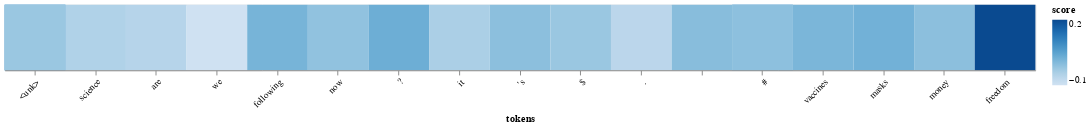

Source (notebook cell):
### Code cell
# wrong prediction
df, tokens = interpret_sentence("Which science are we following now? Today it's $cience.  #covid #vaccines #masks #money #admityouwerewrong #freedom https://t.co/1QihIkgTn6", true_label = 2.0)
visualisation(df, tokens, w=1100)

### Figure 1 — Vega-Lite specification as saved in the notebook (floating-point values rounded to 4 significant figures)
{"config": {"view": {"continuousWidth": 400, "continuousHeight": 300}}, "data": {"name": "data-db87ba33b9bd0d99449a0864de60c970"}, "mark": "rect", "encoding": {"color": {"field": "score", "scale": {"scheme": "blues"}, "type": "quantitative"}, "x": {"axis": {"labelAngle": -45}, "field": "tokens", "sort": ["<unk>", "science", "are", "we", "following", "now", "?", "<unk>", "it", "'s", "$", "<unk>", ".", " ", "#", "<unk>", "#", "vaccines", "#", "masks", "#", "money", "#", "<unk>", "#", "freedom", "<unk>"], "type": "nominal"}}, "height": 70, "width": 1100, "$schema": "https://vega.github.io/schema/vega-lite/v4.17.0.json", "datasets": {"data-db87ba33b9bd0d99449a0864de60c970": [{"tokens": "<unk>", "score": 0.0}, {"tokens": "science", "score": -0.02447}, {"tokens": "are", "score": -0.0314}, {"tokens": "we", "score": -0.06663}, {"tokens": "following", "score": 0.03469}, {"tokens": "now", "score": 0.009348}, {"tokens": "?", "score": 0.04525}, {"tokens": "<unk>", "score": 0.0}, {"tokens": "it", "score": -0.01839}, {"tokens": "'s", "score": 0.01476}, {"tokens": "$", "score": -0.0003066}, {"tokens": "<unk>", "score": 0.0}, {"tokens": ".", "score": -0.03666}, {"tokens": " ", "score": 0.01864}, {"tokens": "#", "score": -0.05993}, {"tokens": "<unk>", "score": 0.0}, {"tokens": "#", "score": -0.01817}, {"tokens": "vaccines", "score": 0.03068}, {"tokens": "#", "score": 0.01782}, {"tokens": "masks", "score": 0.03913}, {"tokens": "#", "score": -0.01761}, {"tokens": "money", "score": 0.01465}, {"tokens": "#", "score": -0.01857}, {"tokens": "<unk>", "score": 0.0}, {"tokens": "#", "score": 0.01294}, {"tokens": "freedom", "score": 0.1937}, {"tokens": "<unk>", "score": 0.0}]}}
